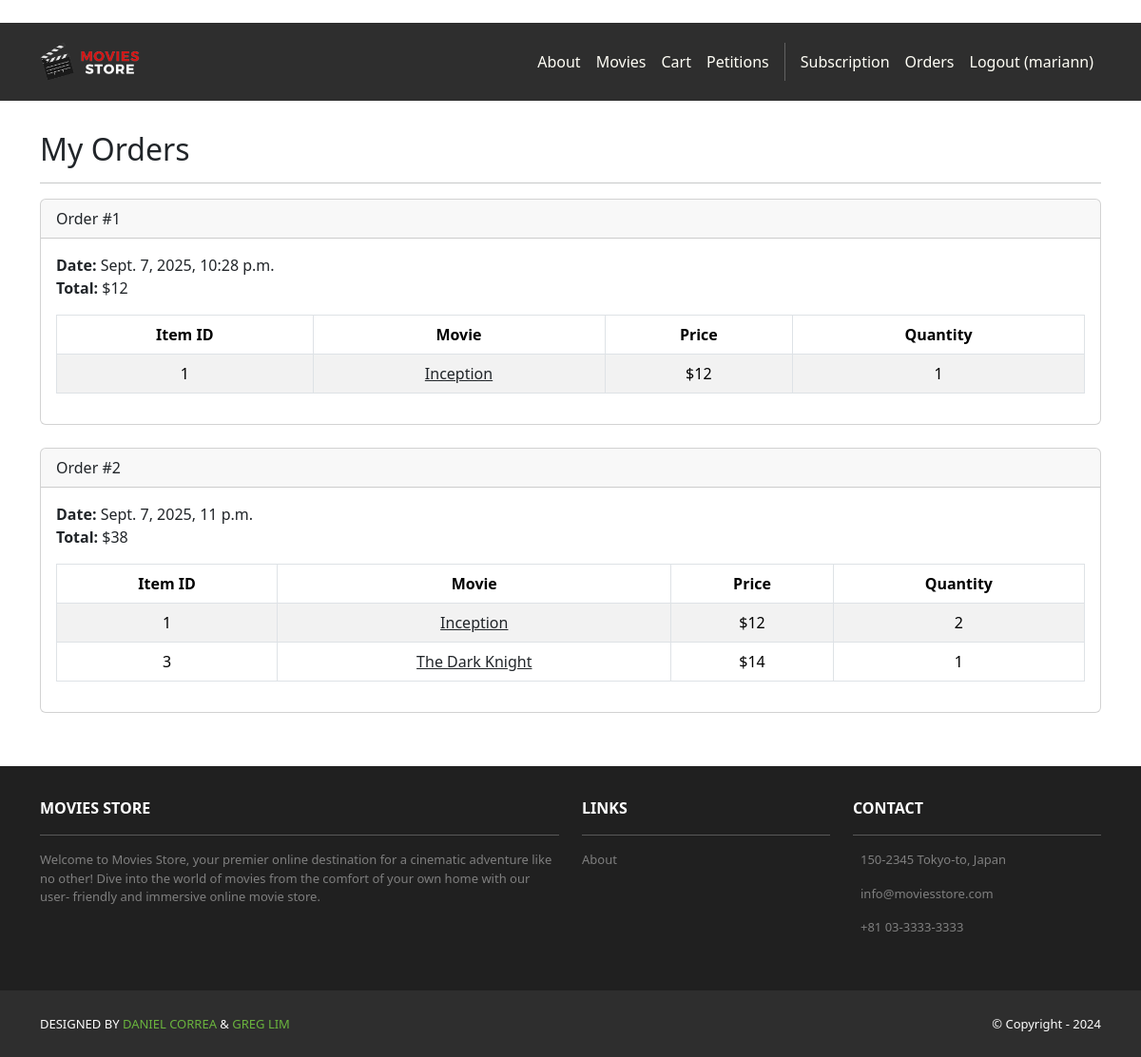
/accounts/orders/ (signed in), run on an earlier commit of the app's database.
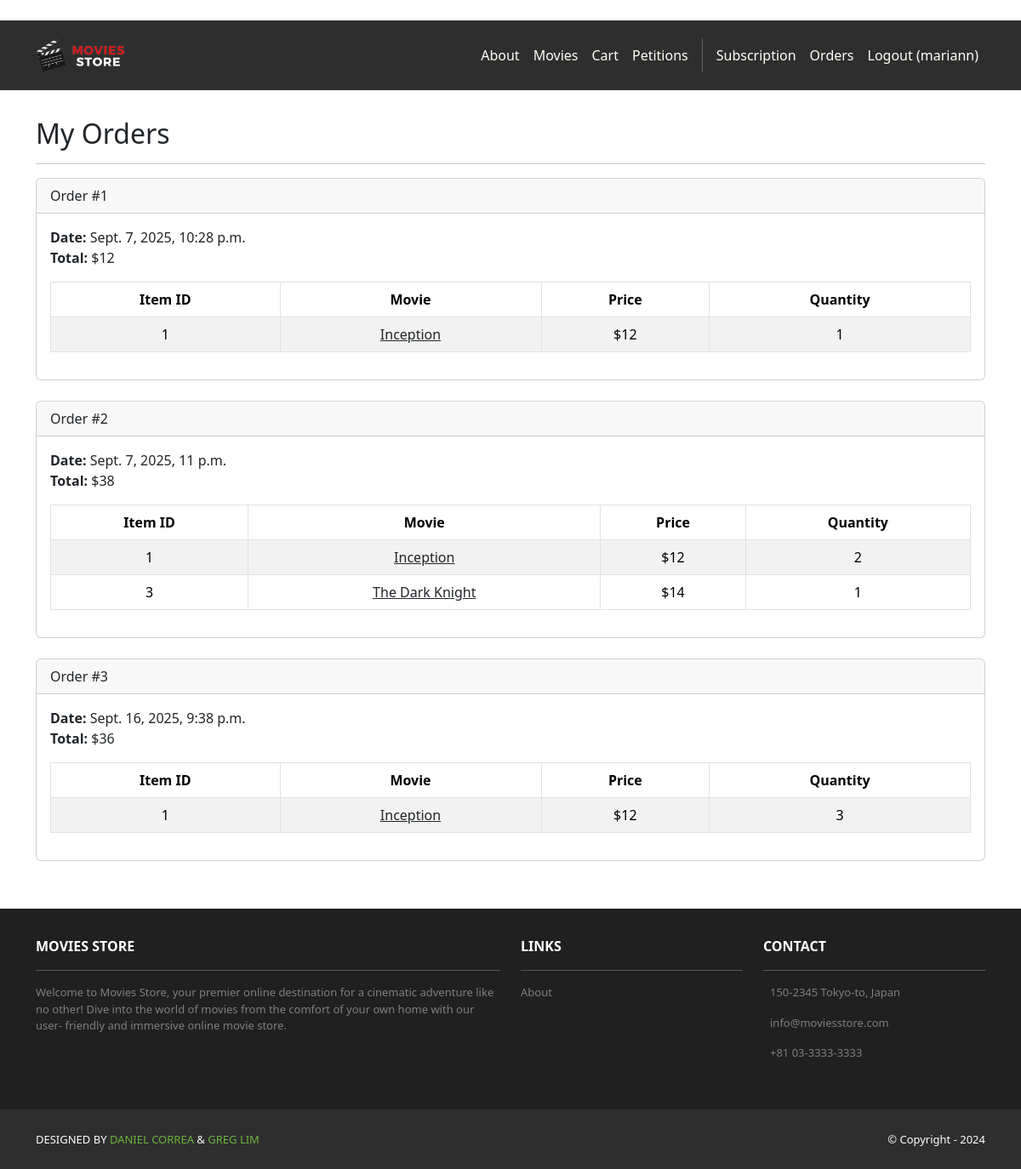
And on a later commit of the database.
### cart/models.py (models this page shows, shortened)
class Order(models.Model):
    id = models.AutoField(primary_key=True)
    total = models.IntegerField()
    date = models.DateTimeField(auto_now_add=True)
    user = models.ForeignKey(User, on_delete=models.CASCADE)

class Item(models.Model):
    id = models.AutoField(primary_key=True)
    price = models.IntegerField()
    quantity = models.IntegerField()
    order = models.ForeignKey(Order, on_delete=models.CASCADE)
    movie = models.ForeignKey(Movie, on_delete=models.CASCADE)

### movies/models.py (models this page shows, shortened)
class Movie(models.Model):
    id = models.AutoField(primary_key=True)
    name = models.CharField(max_length=255)
    price = models.IntegerField()
    description = models.TextField()
    image = models.ImageField(upload_to='movie_images/')

### accounts/views.py (the view)
# urls.py: path('orders/', views.orders, name='accounts.orders'),
@login_required
def orders(request):
    template_data = {}
    template_data['title'] = 'Orders'
    template_data['orders'] = request.user.order_set.all()
    return render(request, 'accounts/orders.html', {'template_data': template_data})

### accounts/templates/accounts/orders.html
{% extends 'base.html' %}
{% block content %}
<div class="p-3">
  <div class="container">
    <div class="row mt-3">
      <div class="col mx-auto mb-3">
        <h2>My Orders</h2>
        <hr />
        {% for order in template_data.orders %}
        <div class="card mb-4">
          <div class="card-header">
            Order #{{ order.id }}
          </div>
          <div class="card-body">
            <b>Date:</b> {{ order.date }}<br />
            <b>Total:</b> ${{ order.total }}<br />
            <table class="table table-bordered table-striped text-center mt-3">
              <thead>
                <tr>
                  <th scope="col">Item ID</th>
                  <th scope="col">Movie</th>
                  <th scope="col">Price</th>
                  <th scope="col">Quantity</th>
                </tr>
              </thead>
              <tbody>
                {% for item in order.item_set.all %}
                <tr>
                  <td>{{ item.movie.id }}</td>
                  <td>
                    <a class="link-dark" href="{% url 'movies.show' id=item.movie.id %}">
                      {{ item.movie.name }}
                    </a>
                  </td>
                  <td>${{ item.movie.price }}</td>
                  <td>{{ item.quantity }}</td>
                </tr>
                {% endfor %}
              </tbody>
            </table>
          </div>
        </div>
        {% endfor %}
      </div>
    </div>
  </div>
</div>
{% endblock content %}

What changed in the data, as far as the page shows it:
added Order: id "3", date "Sept. 16, 2025, 9:38 p.m.", total "36"
added Item: movie.id "1", movie.name "Inception", movie.price "12", quantity "3"
